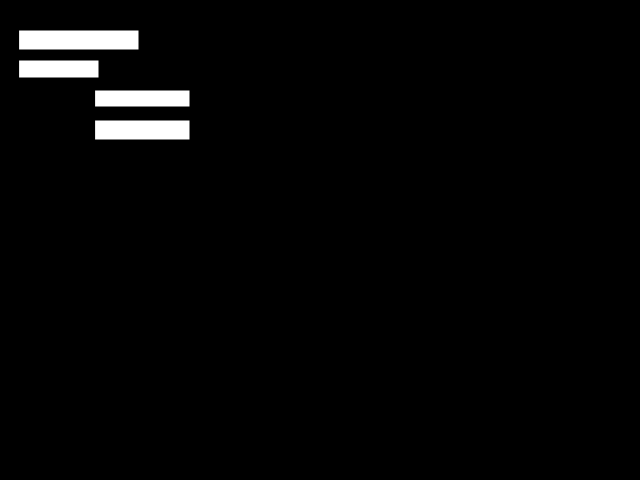
Frame 1 (no input)
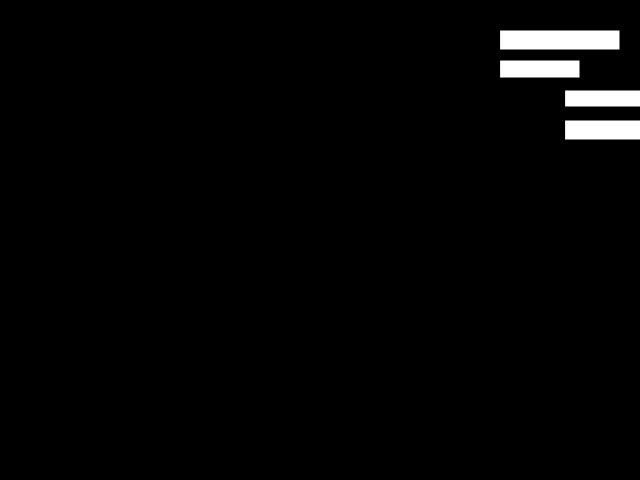
Frame 60 (no input)
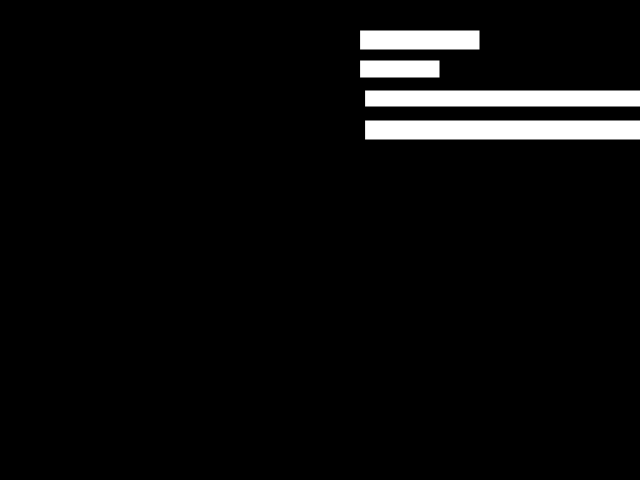
Frame 120 (the mouse pressed at the canvas centre since frame 60)

The p5.js sketch that drew these frames (run headless with seeded random() and noise() and a simulated clock; from frame 60 on, the mouse is pressed at the canvas centre):

// p5.js sketch
// ── sketch.js
function setup() {
  createCanvas(640, 480);
  // stroke(255, 0, 155);
  frameRate(60);
}

let a = 120;
let x = 0;

function draw() {
  background(0);
  function slideLeft() {
    a = a - 25;
    if (a < 0) {
      a = width
    }
    rect(a, 90, a, 17);
    rect(a, 120, a, 20);
  }
  function slideRight() {
    x = x + 19;
    if (x > width) {
      x = x - width;
    }
    rect(x, 30, 120, 20);
    rect(x, 60, 80, 18);
  }
  
  slideLeft();
  slideRight();

}
